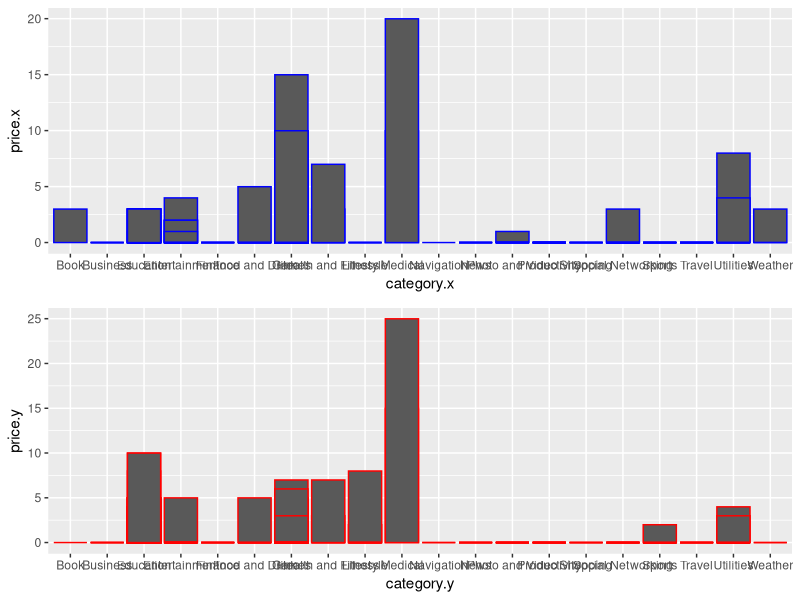

The R source for this figure:
#Import Libraries
library(tidyverse)
library(plyr)
library(dplyr)
library(ggplot2)
library(utils)
library(gridExtra)
library(grid)

df <- read.csv("../resources/_dfAppleGoogle_merged.csv", header = TRUE, encoding = "UTF-8", stringsAsFactors = FALSE)
#View(df)

#Zwei Boxplots
papple <- ggplot(df, aes(x=category.x, y=price.x)) +
  geom_bar(position="dodge", colour="blue", stat = "identity")

pgoogle <- ggplot(df, aes(x=category.y, y=price.y)) +
  geom_bar(position="dodge", colour="red", stat = "identity")

grid.arrange(papple, pgoogle)
